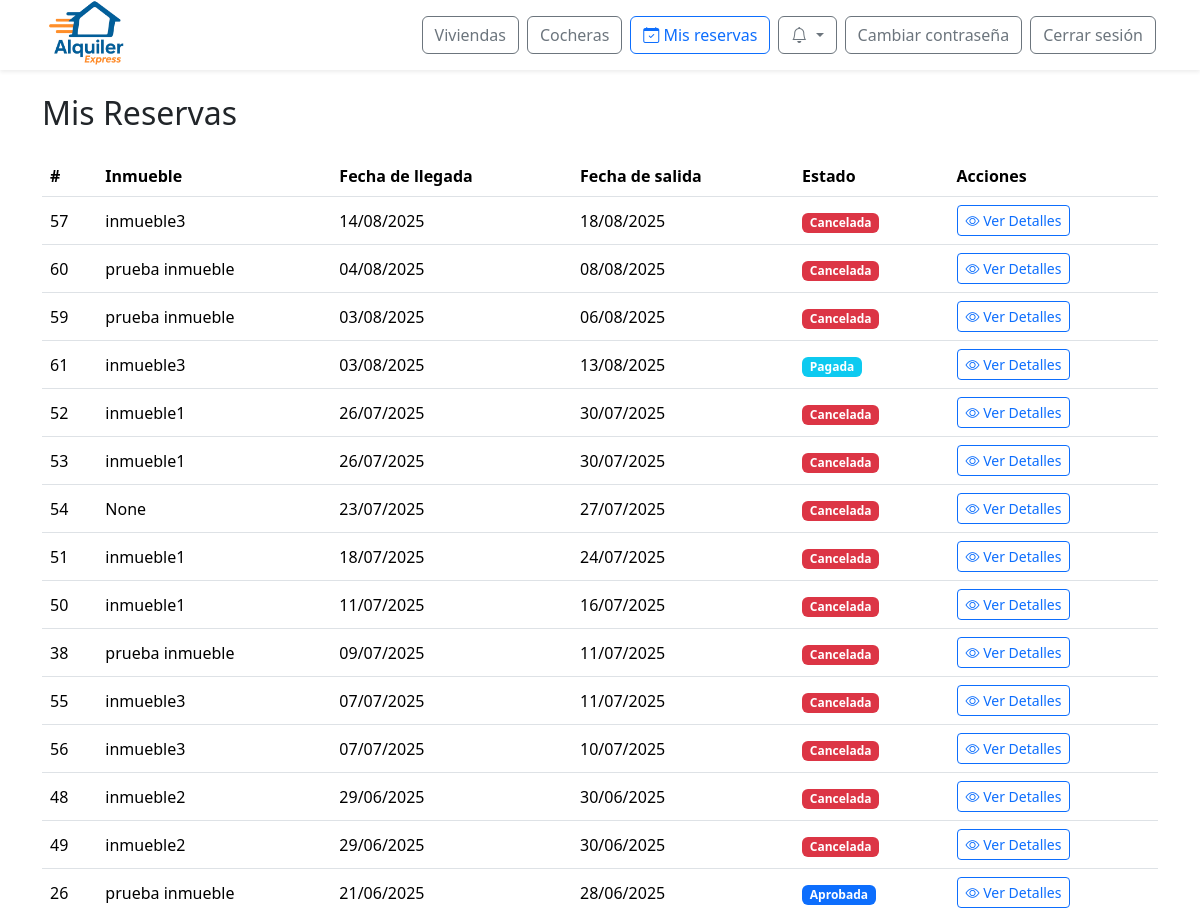
Page /reservas/ (signed in, upper part) on the earlier database version.
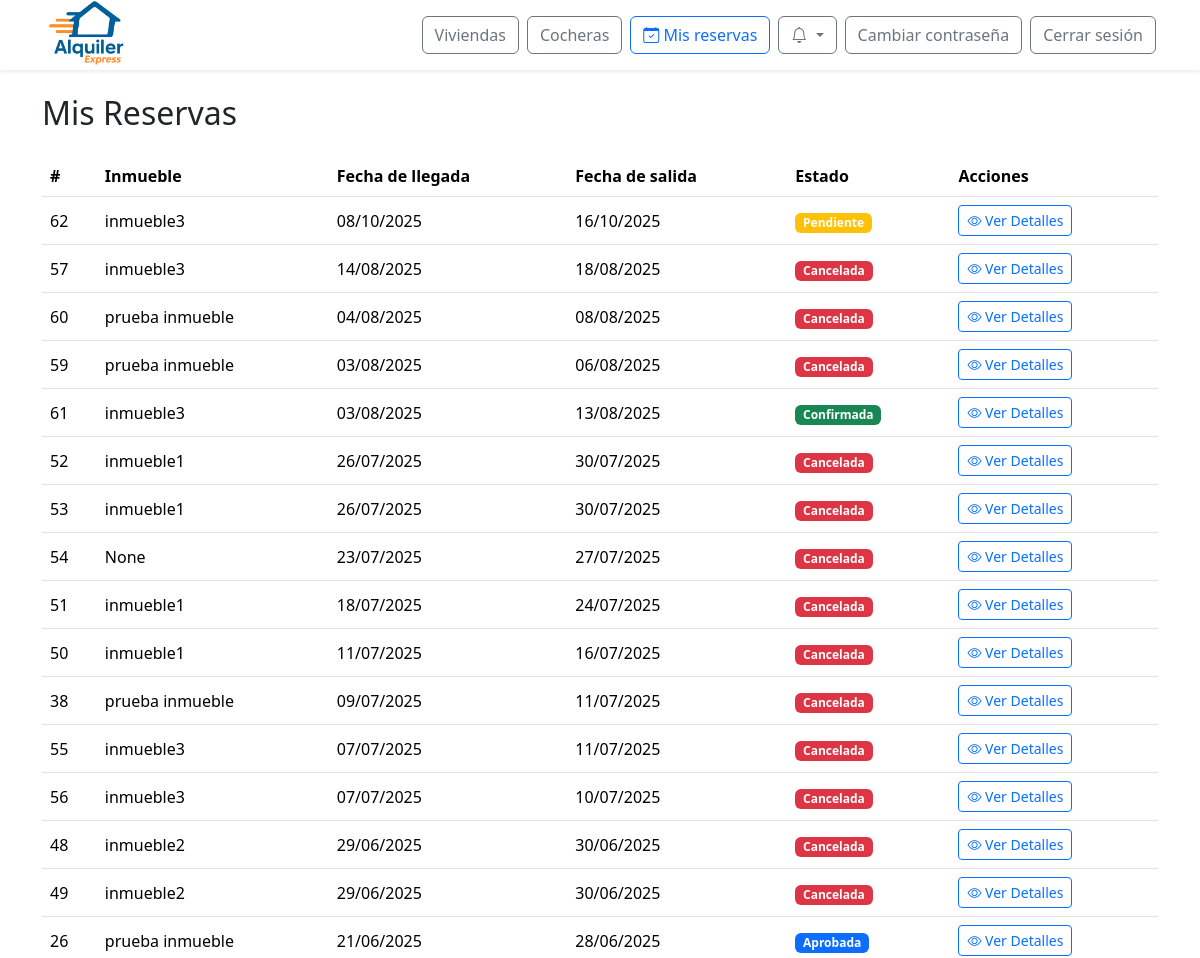
Same page on the later database version.
### web/models.py (models this page shows, shortened)
class Reserva(models.Model):
    id_reserva = models.AutoField(primary_key=True)
    fecha_inicio = models.DateField()
    fecha_fin = models.DateField()
    precio_total = models.DecimalField(max_digits=10, decimal_places=2)
    estado = models.ForeignKey(Estado, on_delete=models.SET_NULL, null=True)  # Aquí está el estado FK
    inmueble = models.ForeignKey(Inmueble, null=True, blank=True, on_delete=models.SET_NULL)
    cochera = models.ForeignKey(Cochera, null=True, blank=True, on_delete=models.SET_NULL)
    descripcion = models.TextField()
    aprobada_en = models.DateTimeField(null=True, blank=True)

class Inmueble(models.Model):
    id_inmueble = models.AutoField(primary_key=True)
    nombre = models.CharField(max_length=100, unique=True)
    ubicacion = models.TextField()
    provincia = models.ForeignKey(Provincia, on_delete=models.SET_NULL, null=True)
    ciudad = models.ForeignKey(Ciudad, on_delete=models.SET_NULL, null=True)
    descripcion = models.TextField()
    cantidad_banios = models.IntegerField()
    cantidad_ambientes = models.IntegerField()
    cantidad_camas = models.IntegerField()
    cantidad_huespedes = models.IntegerField()
    precio_por_dia = models.DecimalField(max_digits=10, decimal_places=2)
    politica_cancelacion = models.TextField()
    fecha_publicacion = models.DateField()
    cochera = models.ForeignKey(Cochera, null=True, blank=True, on_delete=models.SET_NULL)
    estado = models.ForeignKey(Estado, on_delete=models.SET_NULL, null=True)
    empleado = models.ForeignKey(Perfil, null=True, blank=True, on_delete=models.SET_NULL)
    minimo_dias_alquiler = models.PositiveIntegerField(default=1, verbose_name="Mínimo de días de alquiler")
    def __str__(self):
        return self.nombre

class Estado(models.Model):
    id_estado = models.AutoField(primary_key=True)
    nombre = models.CharField(max_length=100)

### web/views.py (the view)
# urls.py: path('reservas/', views.reservas_usuario, name='reservas_usuario'),
@login_required
def reservas_usuario(request):
    reservas = Reserva.objects.filter(clienteinmueble__cliente=request.user.perfil).distinct().order_by('-fecha_inicio')
    return render(request, 'reservas.html', {
        'reservas': reservas
    })

### web/context_processors.py (called while the page is built)
def notifications(request):
    if request.user.is_authenticated:
        try:
            return {
                'notificaciones': request.user.perfil.notificacion_set.order_by('-fecha_creacion')[:10],
                'notificaciones_no_leidas': request.user.perfil.notificacion_set.filter(leido=False).count()
            }
        except Exception:
            return {}
    return {}

def is_client_context(request):
    return {'is_client': is_client(request.user)}

### web/templatetags/user_groups.py (called while the page is built)
@register.filter(name='has_group')
def has_group(user, group_name):
    if not user.is_authenticated:
        return False
    return user.groups.filter(name=group_name).exists()

### web/views.py (called while the page is built)
def is_client(user):
    return user.is_authenticated and user.groups.filter(name="cliente").exists()

### web/templates/reservas.html (shortened to what this page needs)
{% extends 'base.html' %}
{% load static %}
{% block content %}
<div class="container pt-4" style="margin-top: 70px;">
  <h2 class="mb-4">Mis Reservas</h2>
  {% if reservas %}
    <div class="table-responsive">
      <table class="table table-hover align-middle">
        <thead>
          <tr>
            <th>#</th>
            <th>Inmueble</th>
            <th>Fecha de llegada</th>
            <th>Fecha de salida</th>
            <th>Estado</th>
            <th>Acciones</th>
          </tr>
        </thead>
        <tbody>
          {% for reserva in reservas %}
          <tr>
            <td>{{ reserva.id_reserva }}</td>
            <td>{{ reserva.inmueble }}</td>
            <td>{{ reserva.fecha_inicio|date:"d/m/Y" }}</td>
            <td>{{ reserva.fecha_fin|date:"d/m/Y" }}</td>
            <td>
              <span class="badge
                {% if reserva.estado.nombre == 'Confirmada' %}bg-success
                {% elif reserva.estado.nombre == 'Cancelada' %}bg-danger
                {% elif reserva.estado.nombre == 'Rechazada' %}bg-secondary
                {% elif reserva.estado.nombre == 'Pagada' %}bg-info
                {% elif reserva.estado.nombre == 'Aprobada' %}bg-primary
                {% elif reserva.estado.nombre == 'Pendiente' %}bg-warning
                {% elif reserva.estado.nombre == 'Finalizada' %}bg-dark
                {% else %}bg-warning{% endif %}">
                {{ reserva.estado.nombre }}
              </span>
            </td>
            <td>
              <a href="{% url 'ver_detalle_reserva' reserva.id_reserva %}" class="btn btn-outline-primary btn-sm">
                <i class="bi bi-eye"></i> Ver Detalles
              </a>
            </td>
          </tr>
          {% endfor %}
        </tbody>
      </table>
    </div>
  {% else %}
    <div class="alert alert-info">No tienes reservas registradas.</div>
  {% endif %}
</div>
{% endblock %}

Differences in the rows shown:
added Reserva: id_reserva "62", inmueble "inmueble3", fecha_inicio "08/10/2025", fecha_fin "16/10/2025", estado.nombre "Pendiente"
changed Reserva id 61: estado_id 5 → 7 (drawn); estado.nombre "Pagada" → "Confirmada"
